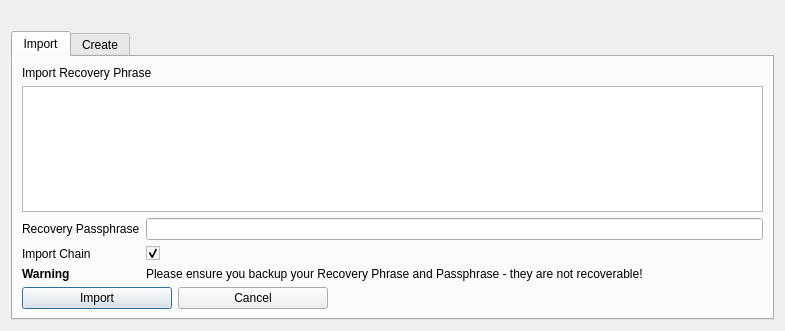
<?xml version="1.0" encoding="UTF-8"?>
<ui version="4.0">
 <class>MnemonicDialog</class>
 <widget class="QDialog" name="MnemonicDialog">
  <property name="geometry">
   <rect>
    <x>0</x>
    <y>0</y>
    <width>785</width>
    <height>331</height>
   </rect>
  </property>
  <property name="windowTitle">
   <string>HD Wallet Setup</string>
  </property>
  <layout class="QGridLayout" name="gridLayout">
   <item row="1" column="0">
    <widget class="QTabWidget" name="tabWidget">
     <property name="currentIndex">
      <number>0</number>
     </property>
     <widget class="QWidget" name="tab">
      <attribute name="title">
       <string>Import</string>
      </attribute>
      <layout class="QGridLayout" name="gridLayout_2">
       <item row="0" column="0">
        <widget class="QLabel" name="mnemonicLabel">
         <property name="text">
          <string>Import Recovery Phrase</string>
         </property>
        </widget>
       </item>
       <item row="1" column="0">
        <widget class="QTextEdit" name="tbxMnemonic">
         <property name="toolTip">
          <string>Enter your BIP39 compliant Recovery Phrase/Mnemonic - Typing your own words will probably not work how you expect, since the words require a particular structure (the last word is a checksum).</string>
         </property>
         <property name="lineWrapMode">
          <enum>QTextEdit::WidgetWidth</enum>
         </property>
        </widget>
       </item>
       <item row="2" column="0">
        <layout class="QFormLayout" name="mnemonicLayout">
         <item row="0" column="0">
          <widget class="QLabel" name="passwordLabel">
           <property name="text">
            <string>Recovery Passphrase</string>
           </property>
          </widget>
         </item>
         <item row="0" column="1">
          <widget class="QLineEdit" name="edtPassword">
           <property name="toolTip">
            <string>Enter a passphrase to protect your Recovery Phrase (optional)</string>
           </property>
          </widget>
         </item>
         <item row="1" column="0">
          <widget class="QLabel" name="importChainLabel">
           <property name="text">
            <string>Import Chain</string>
           </property>
          </widget>
         </item>
         <item row="1" column="1">
          <widget class="QCheckBox" name="chkImportChain">
           <property name="toolTip">
            <string>Only needed if you're importing </string>
           </property>
           <property name="checked">
            <bool>true</bool>
           </property>
          </widget>
         </item>
         <item row="2" column="0">
          <widget class="QLabel" name="label_3">
           <property name="font">
            <font>
             <weight>75</weight>
             <bold>true</bold>
            </font>
           </property>
           <property name="text">
            <string>Warning</string>
           </property>
          </widget>
         </item>
         <item row="2" column="1">
          <widget class="QLabel" name="label_2">
           <property name="text">
            <string>Please ensure you backup your Recovery Phrase and Passphrase - they are not recoverable!</string>
           </property>
          </widget>
         </item>
        </layout>
       </item>
       <item row="3" column="0">
        <layout class="QHBoxLayout" name="horizontalLayout_2">
         <item>
          <widget class="QPushButton" name="btnImport">
           <property name="minimumSize">
            <size>
             <width>150</width>
             <height>0</height>
            </size>
           </property>
           <property name="maximumSize">
            <size>
             <width>150</width>
             <height>16777215</height>
            </size>
           </property>
           <property name="text">
            <string>Import</string>
           </property>
          </widget>
         </item>
         <item>
          <widget class="QPushButton" name="btnCancel">
           <property name="minimumSize">
            <size>
             <width>150</width>
             <height>0</height>
            </size>
           </property>
           <property name="maximumSize">
            <size>
             <width>150</width>
             <height>16777215</height>
            </size>
           </property>
           <property name="text">
            <string>Cancel</string>
           </property>
          </widget>
         </item>
         <item>
          <spacer name="horizontalSpacer">
           <property name="orientation">
            <enum>Qt::Horizontal</enum>
           </property>
           <property name="sizeHint" stdset="0">
            <size>
             <width>40</width>
             <height>20</height>
            </size>
           </property>
          </spacer>
         </item>
        </layout>
       </item>
      </layout>
     </widget>
     <widget class="QWidget" name="tab_2">
      <attribute name="title">
       <string>Create</string>
      </attribute>
      <layout class="QGridLayout" name="gridLayout_3">
       <item row="0" column="0">
        <widget class="QLabel" name="mnemonicLabel_2">
         <property name="text">
          <string>Create New Recovery Phrase</string>
         </property>
        </widget>
       </item>
       <item row="1" column="0">
        <widget class="QTextEdit" name="tbxMnemonicOut">
         <property name="toolTip">
          <string>This is your randomly generated Recovery Phrase/Mnemonic</string>
         </property>
         <property name="lineWrapMode">
          <enum>QTextEdit::WidgetWidth</enum>
         </property>
         <property name="readOnly">
          <bool>true</bool>
         </property>
        </widget>
       </item>
       <item row="2" column="0">
        <layout class="QFormLayout" name="formLayout">
         <item row="0" column="0">
          <widget class="QLabel" name="label">
           <property name="text">
            <string>Bytes of Entropy</string>
           </property>
          </widget>
         </item>
         <item row="0" column="1">
          <widget class="QSpinBox" name="spinEntropy">
           <property name="maximumSize">
            <size>
             <width>40</width>
             <height>16777215</height>
            </size>
           </property>
           <property name="toolTip">
            <string>Entropy is an advanced feature. Your mnemonic may be insecure if this feature is used incorrectly.</string>
           </property>
           <property name="minimum">
            <number>16</number>
           </property>
           <property name="maximum">
            <number>64</number>
           </property>
           <property name="value">
            <number>32</number>
           </property>
          </widget>
         </item>
         <item row="1" column="1">
          <widget class="QComboBox" name="cbxLanguage">
           <property name="maximumSize">
            <size>
             <width>120</width>
             <height>16777215</height>
            </size>
           </property>
           <property name="toolTip">
            <string>Select your language</string>
           </property>
           <item>
            <property name="text">
             <string>English</string>
            </property>
           </item>
           <item>
            <property name="text">
             <string>French</string>
            </property>
           </item>
           <item>
            <property name="text">
             <string>Japanese</string>
            </property>
           </item>
           <item>
            <property name="text">
             <string>Spanish</string>
            </property>
           </item>
           <item>
            <property name="text">
             <string>Chinese_s</string>
            </property>
           </item>
           <item>
            <property name="text">
             <string>Chinese_t</string>
            </property>
           </item>
          </widget>
         </item>
         <item row="1" column="0">
          <widget class="QLabel" name="label_4">
           <property name="text">
            <string>Language</string>
           </property>
          </widget>
         </item>
        </layout>
       </item>
       <item row="3" column="0">
        <layout class="QHBoxLayout" name="horizontalLayout_3">
         <item>
          <widget class="QPushButton" name="btnGenerate">
           <property name="minimumSize">
            <size>
             <width>150</width>
             <height>0</height>
            </size>
           </property>
           <property name="maximumSize">
            <size>
             <width>150</width>
             <height>16777215</height>
            </size>
           </property>
           <property name="text">
            <string>Generate</string>
           </property>
          </widget>
         </item>
         <item>
          <widget class="QPushButton" name="btnCancel2">
           <property name="minimumSize">
            <size>
             <width>150</width>
             <height>0</height>
            </size>
           </property>
           <property name="maximumSize">
            <size>
             <width>150</width>
             <height>16777215</height>
            </size>
           </property>
           <property name="text">
            <string>Cancel</string>
           </property>
          </widget>
         </item>
         <item>
          <spacer name="horizontalSpacer_2">
           <property name="orientation">
            <enum>Qt::Horizontal</enum>
           </property>
           <property name="sizeHint" stdset="0">
            <size>
             <width>40</width>
             <height>20</height>
            </size>
           </property>
          </spacer>
         </item>
        </layout>
       </item>
      </layout>
     </widget>
    </widget>
   </item>
   <item row="0" column="0">
    <widget class="QLabel" name="lblHelp">
     <property name="enabled">
      <bool>true</bool>
     </property>
     <property name="locale">
      <locale language="English" country="UnitedKingdom"/>
     </property>
     <property name="text">
      <string/>
     </property>
    </widget>
   </item>
  </layout>
 </widget>
 <resources>
  <include location="../zyrk.qrc"/>
 </resources>
 <connections/>
</ui>
